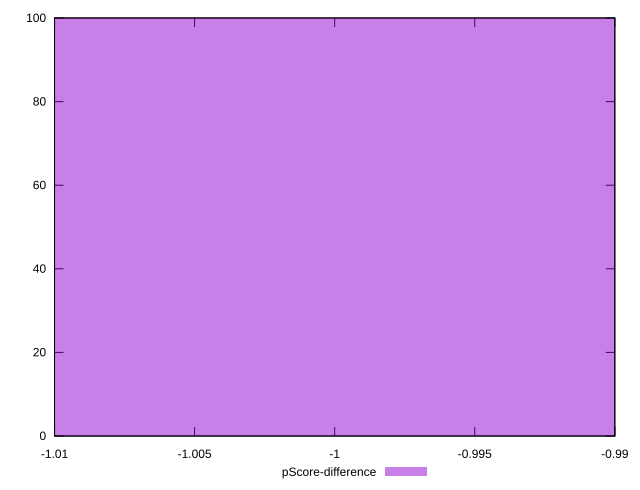

Reproduce this figure in gnuplot.
reset

$pScoreDifference <<EOF
-1 100
EOF

set key outside below
set boxwidth 0.1
set xrange [-1.01:-0.99]
set yrange [0:100]
set trange [0:100]
set style fill transparent solid 0.5 noborder
set terminal svg size 640, 490 enhanced background rgb 'white'
set output "report_00011_2021-02-09T10:53:21.242Z/total-byte-weight/samples/pages+cached+noadtech+nomedia+nocss/pScore-difference/histogram.svg"

plot $pScoreDifference title "pScore-difference" with boxes

reset
